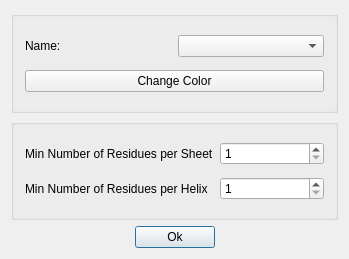
<?xml version="1.0" encoding="UTF-8"?>
<ui version="4.0">
 <class>dlg_colmapsecstruct</class>
 <widget class="QDialog" name="dlg_colmapsecstruct">
  <property name="windowModality">
   <enum>Qt::WindowModal</enum>
  </property>
  <property name="geometry">
   <rect>
    <x>0</x>
    <y>0</y>
    <width>349</width>
    <height>259</height>
   </rect>
  </property>
  <property name="windowTitle">
   <string>Adjust Colormapping</string>
  </property>
  <layout class="QGridLayout" name="gridLayout_3">
   <property name="margin">
    <number>11</number>
   </property>
   <property name="spacing">
    <number>6</number>
   </property>
   <item row="2" column="0">
    <layout class="QHBoxLayout" name="horizontalLayout">
     <property name="spacing">
      <number>6</number>
     </property>
     <property name="margin">
      <number>0</number>
     </property>
     <item>
      <spacer name="Spacer1">
       <property name="orientation">
        <enum>Qt::Horizontal</enum>
       </property>
       <property name="sizeType">
        <enum>QSizePolicy::Expanding</enum>
       </property>
       <property name="sizeHint" stdset="0">
        <size>
         <width>20</width>
         <height>20</height>
        </size>
       </property>
      </spacer>
     </item>
     <item>
      <widget class="QPushButton" name="PushButton34">
       <property name="text">
        <string>Ok</string>
       </property>
       <property name="default">
        <bool>true</bool>
       </property>
      </widget>
     </item>
     <item>
      <spacer name="Spacer2">
       <property name="orientation">
        <enum>Qt::Horizontal</enum>
       </property>
       <property name="sizeType">
        <enum>QSizePolicy::Expanding</enum>
       </property>
       <property name="sizeHint" stdset="0">
        <size>
         <width>20</width>
         <height>20</height>
        </size>
       </property>
      </spacer>
     </item>
    </layout>
   </item>
   <item row="0" column="0">
    <widget class="QGroupBox" name="groupBox">
     <property name="title">
      <string/>
     </property>
     <layout class="QGridLayout" name="gridLayout_1">
      <item row="0" column="0">
       <widget class="QLabel" name="m_pStaticColorName">
        <property name="text">
         <string>Name:</string>
        </property>
        <property name="wordWrap">
         <bool>false</bool>
        </property>
       </widget>
      </item>
      <item row="0" column="1">
       <widget class="QComboBox" name="m_pComboColorName"/>
      </item>
      <item row="1" column="0" colspan="2">
       <widget class="QPushButton" name="m_pButtonColorChange">
        <property name="text">
         <string>Change Color</string>
        </property>
       </widget>
      </item>
     </layout>
    </widget>
   </item>
   <item row="1" column="0">
    <widget class="QGroupBox" name="groupBox_2">
     <property name="title">
      <string/>
     </property>
     <layout class="QGridLayout" name="gridLayout_2">
      <item row="0" column="0">
       <widget class="QLabel" name="textLabel1">
        <property name="toolTip">
         <string>If a sheet consists of less residues, it will be rendered as a turn.</string>
        </property>
        <property name="text">
         <string>Min Number of Residues per Sheet</string>
        </property>
        <property name="wordWrap">
         <bool>false</bool>
        </property>
       </widget>
      </item>
      <item row="0" column="1">
       <widget class="QSpinBox" name="spinBoxSheetRes">
        <property name="minimum">
         <number>1</number>
        </property>
        <property name="maximum">
         <number>999999</number>
        </property>
       </widget>
      </item>
      <item row="1" column="0">
       <widget class="QLabel" name="textLabel1_2">
        <property name="toolTip">
         <string>If a helix consists of less residues, it will be rendered as turn.</string>
        </property>
        <property name="text">
         <string>Min Number of Residues per Helix</string>
        </property>
        <property name="wordWrap">
         <bool>false</bool>
        </property>
       </widget>
      </item>
      <item row="1" column="1">
       <widget class="QSpinBox" name="spinBoxHelixRes">
        <property name="minimum">
         <number>1</number>
        </property>
        <property name="maximum">
         <number>999999</number>
        </property>
       </widget>
      </item>
     </layout>
    </widget>
   </item>
  </layout>
 </widget>
 <layoutdefault spacing="6" margin="11"/>
 <pixmapfunction>qPixmapFromMimeSource</pixmapfunction>
 <tabstops>
  <tabstop>m_pComboColorName</tabstop>
  <tabstop>m_pButtonColorChange</tabstop>
  <tabstop>spinBoxSheetRes</tabstop>
  <tabstop>spinBoxHelixRes</tabstop>
  <tabstop>PushButton34</tabstop>
 </tabstops>
 <includes>
  <include location="global">svt_pdb.h</include>
 </includes>
 <resources/>
 <connections>
  <connection>
   <sender>PushButton34</sender>
   <signal>clicked()</signal>
   <receiver>dlg_colmapsecstruct</receiver>
   <slot>accept()</slot>
   <hints>
    <hint type="sourcelabel">
     <x>20</x>
     <y>20</y>
    </hint>
    <hint type="destinationlabel">
     <x>20</x>
     <y>20</y>
    </hint>
   </hints>
  </connection>
 </connections>
</ui>
